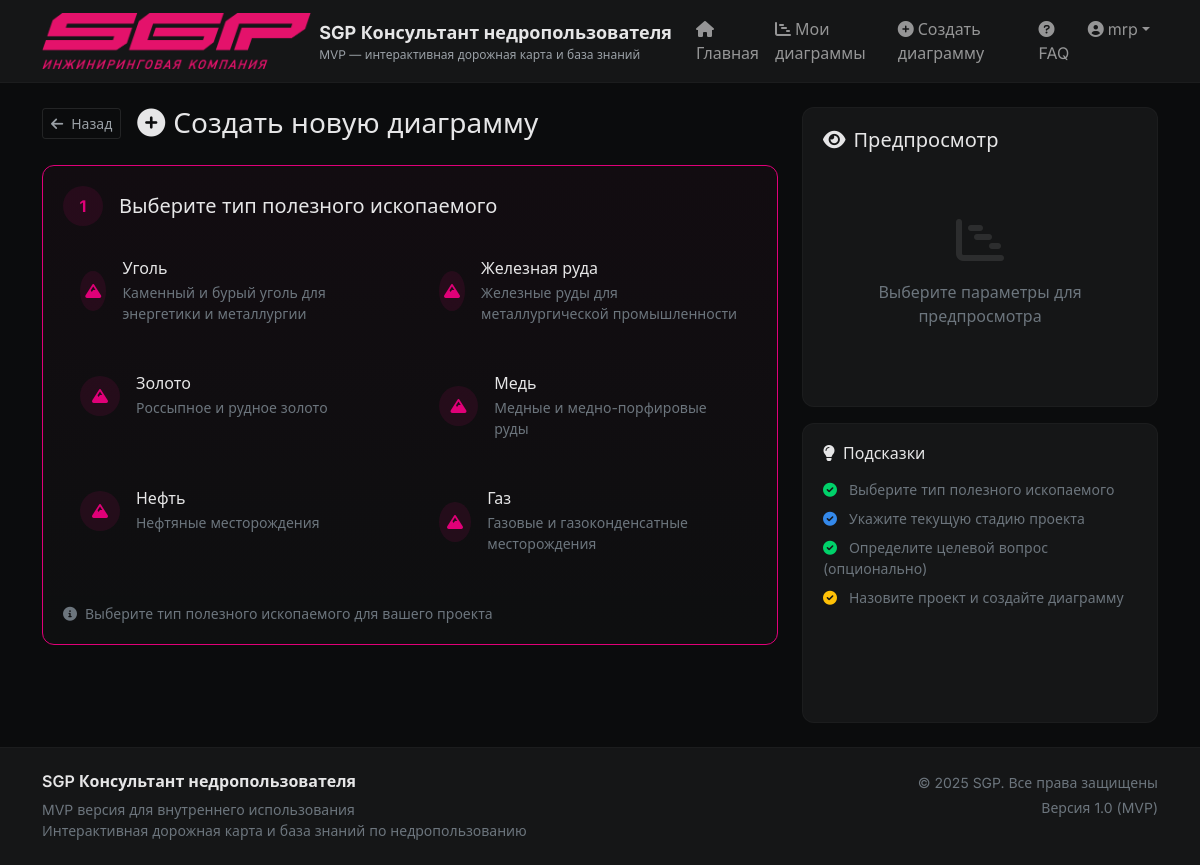
The app's page /roadmap/create/ (signed in) with its own data.
### users_app/models.py (models this page shows, shortened)
class CustomUser(AbstractUser):
    ROLE_CHOICES = (
        ('user', 'Обычный пользователь'),
        ('moderator', 'Модератор контента'),
        ('admin', 'Администратор'),
    )
    role = models.CharField(
        max_length=20,
        choices=ROLE_CHOICES,
        default='user',
        verbose_name='Роль'
    )
    phone = models.CharField(
        max_length=20,
        blank=True,
        verbose_name='Телефон'
    )
    company = models.CharField(
        max_length=100,
        blank=True,
        verbose_name='Компания'
    )
    position = models.CharField(
        max_length=100,
        blank=True,
        verbose_name='Должность'
    )
    def is_moderator(self):
        return self.role in ['moderator', 'admin']
    class Meta:
        verbose_name = 'Пользователь'
        verbose_name_plural = 'Пользователи'

### roadmap_app/models.py (models this page shows, shortened)
class MineralType(models.Model):
    name = models.CharField(max_length=100, verbose_name='Название')
    code = models.CharField(max_length=50, unique=True, verbose_name='Код')
    description = models.TextField(blank=True, verbose_name='Описание')
    created_at = models.DateTimeField(auto_now_add=True)
    updated_at = models.DateTimeField(auto_now=True)
    class Meta:
        verbose_name = 'Тип полезного ископаемого'
        verbose_name_plural = 'Типы полезных ископаемых'

### roadmap_app/views.py (the view)
# urls.py: path('create/', views.create_gantt, name='create_gantt'),
@login_required
def create_gantt(request):
    if request.method == 'POST':
        form = GanttChartCreationForm(request.POST)
        if form.is_valid():
            try:
                chart = form.save(request.user)
                mineral_type = form.cleaned_data['mineral_type_id']
                start_stage = form.cleaned_data['start_stage_id']
                question = form.cleaned_data['question_id']
                chart_data = prepare_chart_data(mineral_type, start_stage, question)
                chart.chart_data = chart_data
                chart.save()
                messages.success(request, '✅ Диаграмма успешно создана!')
                return redirect('view_gantt', chart_id=chart.id)
            except Exception as e:
                import traceback
                traceback.print_exc()
                messages.error(request, f'❌ Ошибка при создании диаграммы: {str(e)}')
        else:
            for field, errors in form.errors.items():
                for error in errors:
                    messages.error(request, f'{field}: {error}')
    else:
        form = GanttChartCreationForm()
    mineral_types = MineralType.objects.all()
    return render(request, 'roadmap_app/create_gantt.html', {
        'form': form,
        'mineral_types': mineral_types
    })

### roadmap_app/templates/roadmap_app/create_gantt.html (shortened to what this page needs)
{% extends 'base.html' %}
{% load static %}
{% block content %}
<div class="row">
    <div class="col-lg-8">
        <div class="d-flex align-items-center mb-4">
            <a href="{% url 'dashboard' %}" class="btn btn-sm me-3"
               style="background-color: transparent; border: 1px solid rgba(255,255,255,0.1); color: #9aa0a6;">
                <i class="fas fa-arrow-left me-2"></i>Назад
            </a>
            <h1 class="h3 mb-0" style="color: #e6e6e7;">
                <i class="fas fa-plus-circle me-2"></i>Создать новую диаграмму
            </h1>
        </div>
        <form method="post" id="createGanttForm">
            <div class="selection-card active" id="mineralTypeCard">
                <div class="d-flex align-items-center mb-3">
                    <div class="rounded-circle d-flex align-items-center justify-content-center me-3"
                         style="width: 40px; height: 40px; background-color: rgba(224,0,120,0.1);">
                        <span style="color: #E00078; font-weight: 700;">1</span>
                    </div>
                    <h5 class="mb-0" style="color: #e6e6e7;">Выберите тип полезного ископаемого</h5>
                </div>
                <div class="row mt-3">
                    {% for mineral in mineral_types %}
                    <div class="col-md-6 mb-3">
                        <div class="mineral-option" data-mineral-id="{{ mineral.id }}">
                            <div class="d-flex align-items-center">
                                <div class="rounded-circle d-flex align-items-center justify-content-center me-3"
                                     style="width: 40px; height: 40px; background-color: rgba(224,0,120,0.1);">
                                    <i class="fas fa-mountain" style="color: #E00078;"></i>
                                </div>
                                <div>
                                    <h6 class="mb-1" style="color: #e6e6e7;">{{ mineral.name }}</h6>
                                    <p class="text-muted small mb-0">{{ mineral.description|truncatechars:80 }}</p>
                                </div>
                            </div>
                        </div>
                    </div>
                    {% endfor %}
                </div>
                <div class="mt-3 text-muted small">
                    <i class="fas fa-info-circle me-1"></i>
                    Выберите тип полезного ископаемого для вашего проекта
                </div>
            </div>
        </form>
    </div>
    <div class="col-lg-4">
        <div class="sticky-top" style="top: 20px;">
            <div class="preview-panel">
                <h5 class="mb-3" style="color: #e6e6e7;">
                    <i class="fas fa-eye me-2"></i>Предпросмотр
                </h5>
                <div id="previewContent">
                    <div class="text-center py-5">
                        <i class="fas fa-chart-gantt" style="font-size: 48px; color: rgba(255,255,255,0.1);"></i>
                        <p class="text-muted mt-3 mb-0">Выберите параметры для предпросмотра</p>
                    </div>
                </div>
            </div>
            <div class="preview-panel mt-3">
                <h6 class="mb-3" style="color: #e6e6e7;">
                    <i class="fas fa-lightbulb me-2"></i>Подсказки
                </h6>
                <ul class="list-unstyled small text-muted mb-0">
                    <li class="mb-2">
                        <i class="fas fa-check-circle me-2" style="color: #00d26a;"></i>
                        Выберите тип полезного ископаемого
                    </li>
                    <li class="mb-2">
                        <i class="fas fa-check-circle me-2" style="color: #3489eb;"></i>
                        Укажите текущую стадию проекта
                    </li>
                    <li class="mb-2">
                        <i class="fas fa-check-circle me-2" style="color: #00d26a;"></i>
                        Определите целевой вопрос (опционально)
                    </li>
                    <li>
                        <i class="fas fa-check-circle me-2" style="color: #ffc107;"></i>
                        Назовите проект и создайте диаграмму
                    </li>
                </ul>
            </div>
        </div>
    </div>
</div>
{% endblock %}

### templates/base.html (shortened to what this page needs)
<!DOCTYPE html>
{% load static %}
<html lang="ru">
<head>
    <link href="https://cdn.jsdelivr.net/npm/bootstrap@5.1.3/dist/css/bootstrap.min.css" rel="stylesheet">
    <link rel="stylesheet" href="https://cdnjs.cloudflare.com/ajax/libs/font-awesome/6.0.0/css/all.min.css">
    <link href="{% static 'css/style.css' %}" rel="stylesheet">
</head>
<body>
    <nav class="navbar navbar-expand-lg navbar-dark" style="background-color: #151617; border-bottom: 1px solid rgba(255,255,255,0.03);">
        <div class="container">
            <a class="navbar-brand d-flex align-items-center" href="{% url 'home' %}">
                <img src="{% static 'images/logo.png' %}" alt="SGP Logo" height="56" class="me-2">
                <div>
                    <div class="brand-text" style="font-weight: 700; font-size: 18px; color: #e6e6e7;">
                        SGP Консультант недропользователя
                    </div>
                    <div class="subtitle" style="font-size: 12px; color: #9aa0a6;">
                        MVP — интерактивная дорожная карта и база знаний
                    </div>
                </div>
            </a>
            <div class="collapse navbar-collapse" id="navbarMain">
                <ul class="navbar-nav ms-auto">
                    <li class="nav-item">
                        <a class="nav-link" href="{% url 'home' %}">
                            <i class="fas fa-home me-1"></i>Главная
                        </a>
                    </li>
                    {% if user.is_authenticated %}
                        <li class="nav-item">
                            <a class="nav-link" href="{% url 'dashboard' %}">
                                <i class="fas fa-chart-gantt me-1"></i>Мои диаграммы
                            </a>
                        </li>
                        <li class="nav-item">
                            <a class="nav-link" href="{% url 'create_gantt' %}">
                                <i class="fas fa-plus-circle me-1"></i>Создать диаграмму
                            </a>
                        </li>
                        <li class="nav-item">
                            <a class="nav-link" href="{% url 'faq_search' %}">
                                <i class="fas fa-question-circle me-1"></i>FAQ
                            </a>
                        </li>
                        <li class="nav-item dropdown">
                            <a class="nav-link dropdown-toggle d-flex align-items-center" id="userDropdown" role="button" data-bs-toggle="dropdown">
                                <i class="fas fa-user-circle me-1"></i>
                                <span>{{ user.username }}</span>
                            </a>
                        </li>
                    {% endif %}
                </ul>
            </div>
        </div>
    </nav>
    <main class="py-4">
        <div class="container">
            {% block content %}{% endblock %}
        </div>
    </main>
    <footer class="mt-auto py-4" style="background-color: #151617; border-top: 1px solid rgba(255,255,255,0.03);">
        <div class="container">
            <div class="row">
                <div class="col-md-6">
                    <h6 style="color: #e6e6e7; font-weight: 600;">SGP Консультант недропользователя</h6>
                    <p class="text-muted small mb-0">MVP версия для внутреннего использования</p>
                    <p class="text-muted small mb-0">Интерактивная дорожная карта и база знаний по недропользованию</p>
                </div>
                <div class="col-md-6 text-md-end mt-3 mt-md-0">
                    <p class="text-muted small mb-1">&copy; {% now "Y" %} SGP. Все права защищены</p>
                    <p class="text-muted small mb-0">Версия 1.0 (MVP)</p>
                </div>
            </div>
        </div>
    </footer>
</body>
</html>

### static/css/style.css (style rules this page uses)
:root { --bg: #0b0c0d; --card: #151617; --light: #e6e6e7; --muted: #9aa0a6; --fuchsia: #E00078; --accent-weak: rgba(224,0,120,0.08); --glass: rgba(255,255,255,0.02); }
* { margin: 0; padding: 0; box-sizing: border-box; }
body { font-family: 'Inter', 'Segoe UI', system-ui, -apple-system, sans-serif; background-color: var(--bg); color: var(--light); min-height: 100vh; line-height: 1.5; }

### roadmap_app/templates/roadmap_app/create_gantt.html (style rules this page uses)
.selection-card { background: linear-gradient(180deg, rgba(255,255,255,0.015), rgba(255,255,255,0.01)); border-radius: 12px; padding: 20px; border: 1px solid rgba(255,255,255,0.03); transition: all 0.3s ease; margin-bottom: 20px; }
.selection-card.active { border-color: #E00078; background: linear-gradient(180deg, rgba(224,0,120,0.03), rgba(255,255,255,0.01)); }
.mineral-option { cursor: pointer; padding: 15px; border-radius: 8px; border: 2px solid transparent; transition: all 0.2s ease; }
.preview-panel { background-color: #151617; border-radius: 12px; padding: 20px; border: 1px solid rgba(255,255,255,0.03); min-height: 300px; }

### records on screen
CustomUser: username "mrp"
MineralType: name "Уголь", description "Каменный и бурый уголь для энергетики и металлургии"
MineralType: name "Железная руда", description "Железные руды для металлургической промышленности"
MineralType: name "Золото", description "Россыпное и рудное золото"
MineralType: name "Медь", description "Медные и медно-порфировые руды"
MineralType: name "Нефть", description "Нефтяные месторождения"
MineralType: name "Газ", description "Газовые и газоконденсатные месторождения"
